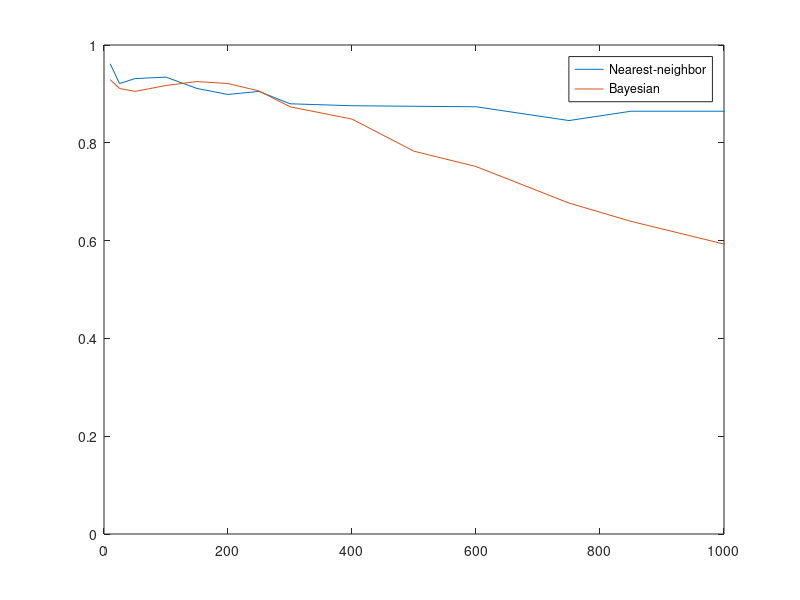

This chart was generated by the following MATLAB code:
K = [10, 25, 50, 100, 150, 200, 250, 300, 400, 500, 600, 750, 850, 1000, 1500];

NN_results = [0.9616, 0.9212, 0.9313, 0.9343, 0.9111, 0.8989, ... % (200)
              0.9051, 0.8798, 0.8758, 0.8747, 0.8737, 0.8455, ...
              0.8646, 0.8646, 0.8152];
Bayes_results = [0.9293, 0.9111, 0.9051, 0.9172, 0.9253, 0.9212, ... 
                 0.9061, 0.8737, 0.8485, 0.7828, 0.7515, 0.6768, ...
                 0.6394, 0.5929, 0.5182];


plot(K, NN_results); hold on;
plot(K, Bayes_results);
legend("Nearest-neighbor", "Bayesian");
xlim([0 1000]);
ylim([0 1]);



% NN_coefficients = polyfit(K, NN_results, 5);
% 
% a_NN = NN_coefficients(1);
% b_NN = NN_coefficients(2);
% c_NN = NN_coefficients(3);
% d_NN = NN_coefficients(4);
% e_NN = NN_coefficients(5);
% f_NN = NN_coefficients(6);
% 
% Bay_coefficients = polyfit(K, Bayes_results, 5);
% 
% a_Bay = Bay_coefficients(1);
% b_Bay = Bay_coefficients(2);
% c_Bay = Bay_coefficients(3);
% d_Bay = Bay_coefficients(4);
% e_Bay = Bay_coefficients(5);
% f_Bay = Bay_coefficients(6);
% 
% 
% k = K;
% plot(k, a_NN.*k.^5 + b_NN.*k.^4 + c_NN.*k.^3 + d_NN.*k.^2 + e_NN.*k + f_NN); hold on;
% plot(k, a_Bay.*k.^5 + b_Bay.*k.^4 + c_Bay.*k.^3 + d_Bay.*k.^2 + e_Bay.*k + f_Bay);
% 
% legend("Nearest-neighbor", "Bayesian");
% ylim([0 1]);
% xlim([0 1000]);




